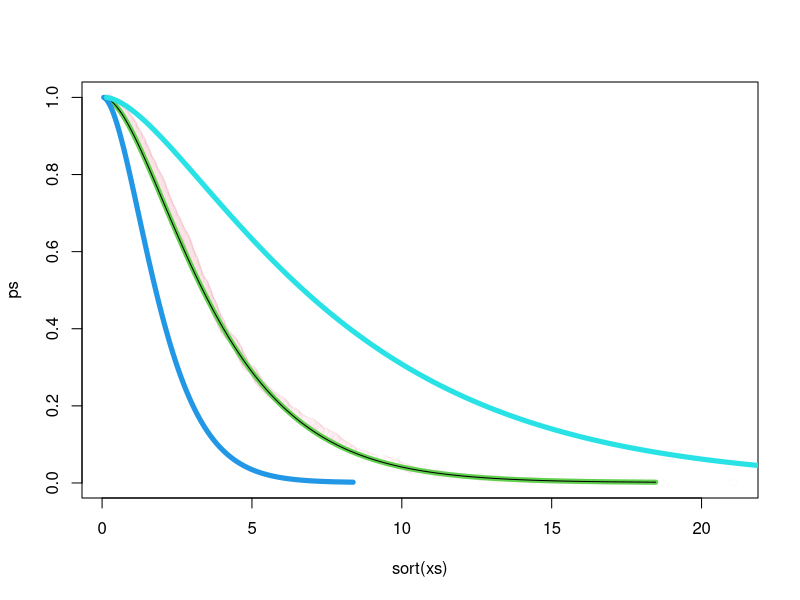

Write R code to recreate this figure. (Note: this script raises an error after producing the figure.)
library(survival)


## Inverse Survival function
gen_fn_p <- function(kappa = 0, p_dens_fn) {
  ps <- seq(0, 1, length.out = 1e4)
  ps <- ps[-length(ps)]
  pow <- exp(kappa)
  ys <- sapply(ps, \(p) {
    nlminb(1, \(x) (1 - (1 - p_dens_fn(x)) ^ pow - p) ^ 2, lower = 0)$par
  }) 
  
  approxfun(ps, ys)
}

## generate pdf with different offsets
fn_p0 <- gen_fn_p(0, \(x) pgamma(x, 2, 0.5))
fn_p1 <- gen_fn_p(1, \(x) pgamma(x, 2, 0.5))
fn_p2 <- gen_fn_p(-1, \(x) pgamma(x, 2, 0.5))


## test simulation
xs <- rgamma(1000, 2, 0.5)
ps <- rev(1:1000)/ 1000
plot(sort(xs), ps, col = scales::alpha(2, 0.03))
lines(fn_p0(ps), rev(ps), col = 3, lwd  = 5)
lines(qgamma(ps, 2, 0.5), rev(ps))

lines(fn_p1(ps), rev(ps), col = 4, lwd  = 5)
lines(fn_p2(ps), rev(ps), col = 5, lwd  = 5)


## test model fitting
sims <- bind_rows(
  tibble(time = fn_p0(runif(300)), x = 0),
  tibble(time = fn_p1(runif(300)), x = 5),
  tibble(time = fn_p2(runif(300)), x = -5)
)

fit1 <- coxph(Surv(time) ~ x, data = sims)

### baseline hazards
plot(basehaz(fit1, data.frame(x = 0)), type = "l")
lines(basehaz(fit1, data.frame(x = 5)), col = 2)
lines(basehaz(fit1, data.frame(x = -5)), col = 3)

### baseline hazards centered
plot(basehaz(fit1, data.frame(x = 0)), type = "l")
lines(basehaz(fit1, data.frame(x = 5)) %>% mutate(hazard = hazard * exp(-5 * coef(fit1))), col = 2)
lines(basehaz(fit1, data.frame(x = -5)) %>% mutate(hazard = hazard * exp(5 * coef(fit1))), col = 3)



